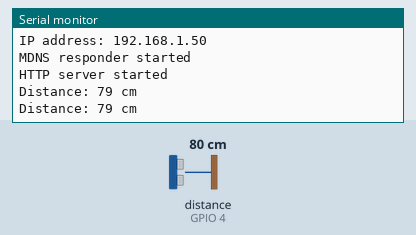
Bench run of a sketch on a simulated ESP8266 (Wemos D1 mini). Parts: the last lines printed to the serial monitor. Wiring (inferred from the names in the program): ultrasonic range finder: trigger GPIO 5; echo GPIO 4. The test bench sets the inputs (shaded band); at power-on: distance to the obstacle (sensor on GPIO 4) 80 cm. The echo pulse lasts 58.3 µs per cm; WiFi joins after 1.5 s; servers stay silent unless stated.

Above: at 2.7 s.
2.8 s: distance to the obstacle (sensor on GPIO 4) set to 2 cm
At 3.9 s:
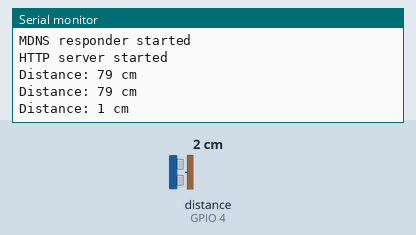
4.3 s: distance to the obstacle (sensor on GPIO 4) set to 4 cm
At 5.4 s:
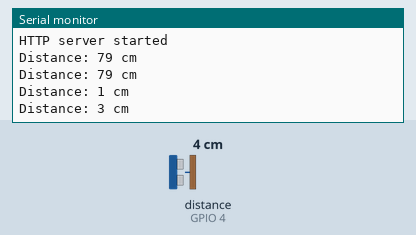
Timing chart, 0 to 7.3 s (numbered marks = the images above; inputs shaded):
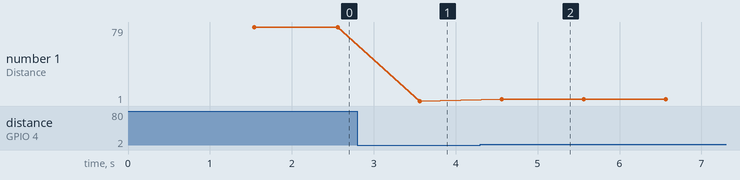

The sketch:

snow_wemos.ino
```cpp
#include <ESP8266WiFi.h>
#include <WiFiClient.h>
#include <ESP8266WebServer.h>
#include <ESP8266mDNS.h>

const char* ssid = "WIFI_SSID";
const char* password = "WIFI_PASSWORD";

ESP8266WebServer server(80);


const int echoPin = 4; // Pin D14 na Wemos D1
const int trigPin = 5; // Pin D15 na Wemos D1

long duration;
int distance;
String razdalja;
String splet;

 void handleRoot() {
    server.send(200, "text/plain", splet);
}

void handleNotFound(){
  String message = "File Not Found\n\n";
  message += "URI: ";
  message += server.uri();
  message += "\nMethod: ";
  message += (server.method() == HTTP_GET)?"GET":"POST";
  message += "\nArguments: ";
  message += server.args();
  message += "\n";
  for (uint8_t i=0; i<server.args(); i++){
    message += " " + server.argName(i) + ": " + server.arg(i) + "\n";
  }
  server.send(404, "text/plain", message);
}


void setup() {

  pinMode(trigPin, OUTPUT);
  pinMode(echoPin, INPUT);
  Serial.begin(9600);
  WiFi.begin(ssid, password);
  Serial.println(F("Starting Wifi interface"));
  Serial.println(".....");

   // Wait for connection
  while (WiFi.status() != WL_CONNECTED) {
    delay(500);
    Serial.print(".");
  }
  Serial.println("");
  Serial.print("Connected to ");
  Serial.println(ssid);
  Serial.print("IP address: ");
  Serial.println(WiFi.localIP());

  if (MDNS.begin("esp8266")) {
    Serial.println("MDNS responder started");
  }

  server.on("/", handleRoot);

  server.on("/inline", [](){
    server.send(200, "text/plain", "this works as well");
  });

  server.onNotFound(handleNotFound);

  server.begin();
  Serial.println("HTTP server started");

}

void loop() {
  digitalWrite(trigPin, LOW);
  delayMicroseconds(2);

  digitalWrite(trigPin, HIGH);
  delayMicroseconds(10);
  digitalWrite(trigPin, LOW);

  duration = pulseIn(echoPin, HIGH);
  distance = duration*0.034/2;
  razdalja = distance;
  splet = String(distance) + "," + String(duration);

  server.handleClient();

  Serial.print("Distance: ");
  Serial.print(distance);
  Serial.println(" cm");

  delay(1000);
}
```

Measured:
- after the input at 2.8 s, the serial monitor: prints a new line after 0.76 s (image 1)
- after the input at 4.3 s, the serial monitor: prints a new line after 0.26 s (image 2)
- plotted number 1: 79 → 1 after the input at 2.8 s, 1 → 3 after the input at 4.3 s
